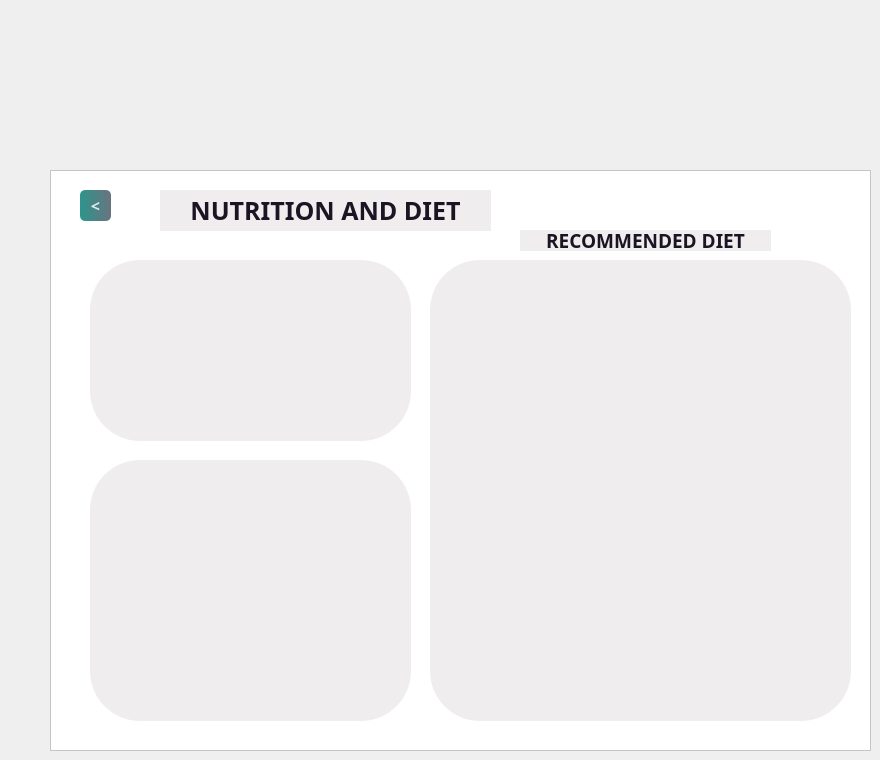
    <widget class="QWidget" name="page_10">
     <widget class="QFrame" name="frame_11">
      <property name="geometry">
       <rect>
        <x>50</x>
        <y>170</y>
        <width>821</width>
        <height>581</height>
       </rect>
      </property>
      <property name="styleSheet">
       <string notr="true">background-color: rgb(255, 255, 255);</string>
      </property>
      <property name="frameShape">
       <enum>QFrame::StyledPanel</enum>
      </property>
      <property name="frameShadow">
       <enum>QFrame::Raised</enum>
      </property>
      <widget class="QLabel" name="label_48">
       <property name="geometry">
        <rect>
         <x>110</x>
         <y>20</y>
         <width>331</width>
         <height>41</height>
        </rect>
       </property>
       <property name="font">
        <font>
         <family>Sitka Banner</family>
         <pointsize>19</pointsize>
         <bold>true</bold>
        </font>
       </property>
       <property name="styleSheet">
        <string notr="true">
border-radius:150px;
color: #1A1423;

background-color: #F0EDEE;
</string>
       </property>
       <property name="text">
        <string>NUTRITION AND DIET</string>
       </property>
       <property name="alignment">
        <set>Qt::AlignCenter</set>
       </property>
      </widget>
      <widget class="QLabel" name="label_49">
       <property name="geometry">
        <rect>
         <x>40</x>
         <y>90</y>
         <width>321</width>
         <height>181</height>
        </rect>
       </property>
       <property name="styleSheet">
        <string notr="true">
background-color: #F0EDEE;
border-radius:50px;</string>
       </property>
       <property name="text">
        <string/>
       </property>
      </widget>
      <widget class="QLabel" name="label_50">
       <property name="geometry">
        <rect>
         <x>40</x>
         <y>290</y>
         <width>321</width>
         <height>261</height>
        </rect>
       </property>
       <property name="styleSheet">
        <string notr="true">
background-color: #F0EDEE;
border-radius:50px;</string>
       </property>
       <property name="text">
        <string/>
       </property>
      </widget>
      <widget class="QLabel" name="label_51">
       <property name="geometry">
        <rect>
         <x>380</x>
         <y>90</y>
         <width>421</width>
         <height>461</height>
        </rect>
       </property>
       <property name="styleSheet">
        <string notr="true">
background-color: #F0EDEE;
border-radius:50px;</string>
       </property>
       <property name="text">
        <string/>
       </property>
      </widget>
      <widget class="QLabel" name="label_52">
       <property name="geometry">
        <rect>
         <x>470</x>
         <y>60</y>
         <width>251</width>
         <height>21</height>
        </rect>
       </property>
       <property name="font">
        <font>
         <family>Sitka Banner</family>
         <pointsize>14</pointsize>
         <bold>true</bold>
        </font>
       </property>
       <property name="styleSheet">
        <string notr="true">background-color: #F0EDEE;
border-radius:50px;

color: #1A1423;
</string>
       </property>
       <property name="text">
        <string>RECOMMENDED DIET</string>
       </property>
       <property name="alignment">
        <set>Qt::AlignCenter</set>
       </property>
      </widget>
      <widget class="QPushButton" name="pushButton_18">
       <property name="geometry">
        <rect>
         <x>30</x>
         <y>20</y>
         <width>31</width>
         <height>31</height>
        </rect>
       </property>
       <property name="font">
        <font>
         <family>Sitka Banner</family>
         <pointsize>12</pointsize>
         <bold>true</bold>
        </font>
       </property>
       <property name="styleSheet">
        <string notr="true">

QPushButton#pushButton_18{
	background-color: qlineargradient(spread:pad, x1:0, y1:0.505682, x2:1, y2:0.477, stop:0 rgba(11, 131, 120, 219), stop:1 rgba(85, 98, 112, 226));
	color:rgba(255, 255, 255, 210);
	border-radius:5px;
}

QPushButton#pushButton_18:hover{
	background-color: qlineargradient(spread:pad, x1:0, y1:0.505682, x2:1, y2:0.477, stop:0 rgba(150, 123, 111, 219), stop:1 rgba(85, 81, 84, 226));
}

QPushButton#pushButton_18:pressed{
	padding-left:5px;
	padding-top:5px;
	background-color:rgba(150, 123, 111, 255);
}
</string>
       </property>
       <property name="text">
        <string>&lt;</string>
       </property>
      </widget>
     </widget>
    </widget>
